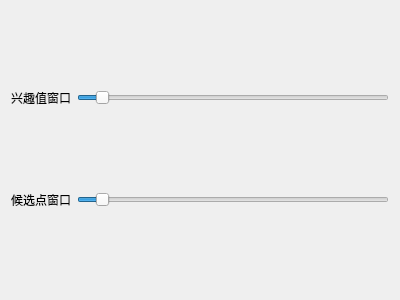
<?xml version="1.0" encoding="UTF-8"?>
<ui version="4.0">
 <class>PointFeatureDlg</class>
 <widget class="QDialog" name="PointFeatureDlg">
  <property name="geometry">
   <rect>
    <x>0</x>
    <y>0</y>
    <width>400</width>
    <height>300</height>
   </rect>
  </property>
  <property name="windowTitle">
   <string>Dialog</string>
  </property>
  <layout class="QGridLayout" name="gridLayout">
   <item row="1" column="1">
    <widget class="QSlider" name="horizontalSlider_2">
     <property name="minimum">
      <number>3</number>
     </property>
     <property name="maximum">
      <number>101</number>
     </property>
     <property name="singleStep">
      <number>2</number>
     </property>
     <property name="value">
      <number>9</number>
     </property>
     <property name="orientation">
      <enum>Qt::Horizontal</enum>
     </property>
    </widget>
   </item>
   <item row="0" column="1">
    <widget class="QSlider" name="horizontalSlider">
     <property name="minimum">
      <number>3</number>
     </property>
     <property name="maximum">
      <number>101</number>
     </property>
     <property name="singleStep">
      <number>2</number>
     </property>
     <property name="value">
      <number>9</number>
     </property>
     <property name="orientation">
      <enum>Qt::Horizontal</enum>
     </property>
    </widget>
   </item>
   <item row="0" column="0">
    <widget class="QLabel" name="label">
     <property name="text">
      <string>兴趣值窗口</string>
     </property>
    </widget>
   </item>
   <item row="1" column="0">
    <widget class="QLabel" name="label_2">
     <property name="text">
      <string>候选点窗口</string>
     </property>
    </widget>
   </item>
  </layout>
 </widget>
 <resources/>
 <connections/>
</ui>
